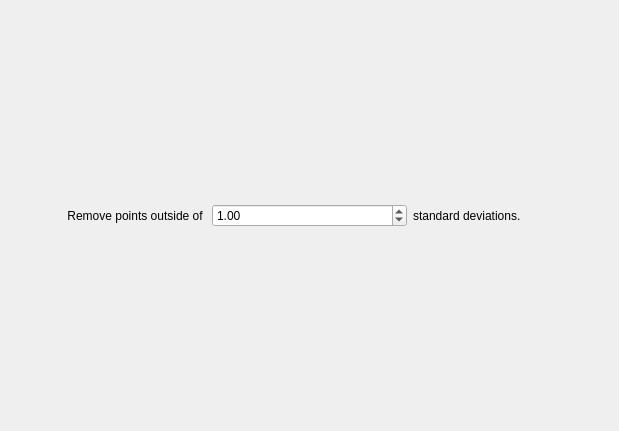
<?xml version="1.0" encoding="UTF-8"?>
<ui version="4.0">
 <class>FormStandardDeviation</class>
 <widget class="QWidget" name="FormStandardDeviation">
  <property name="geometry">
   <rect>
    <x>0</x>
    <y>0</y>
    <width>619</width>
    <height>431</height>
   </rect>
  </property>
  <property name="windowTitle">
   <string>Form</string>
  </property>
  <layout class="QHBoxLayout" name="horizontalLayout">
   <item>
    <widget class="QLabel" name="label">
     <property name="text">
      <string>Remove points outside of </string>
     </property>
     <property name="alignment">
      <set>Qt::AlignRight|Qt::AlignTrailing|Qt::AlignVCenter</set>
     </property>
    </widget>
   </item>
   <item>
    <widget class="QDoubleSpinBox" name="numStandardDeviations">
     <property name="value">
      <double>1.000000000000000</double>
     </property>
    </widget>
   </item>
   <item>
    <widget class="QLabel" name="label_2">
     <property name="text">
      <string>standard deviations.</string>
     </property>
    </widget>
   </item>
  </layout>
 </widget>
 <resources/>
 <connections/>
</ui>
